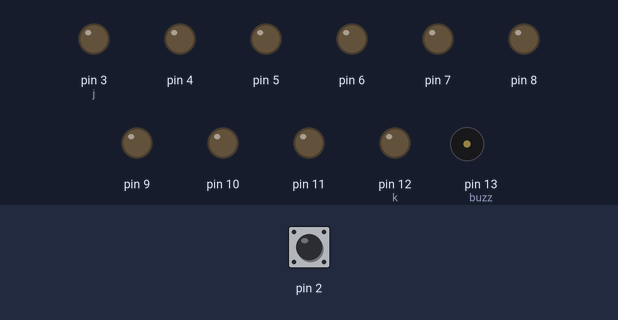
Bench run of a sketch on a simulated Arduino Uno, built with avr-gcc and run on an emulated ATmega328P. Parts: output pins drawn as LEDs (lit = HIGH), buzzer (waves = sounding). Dashed ring = blinking. The test bench sets the inputs (shaded band); at power-on: pin 2 LOW.

Above: at 1.2 s.
1.3 s: pin 2 driven HIGH
At 1.36 s:
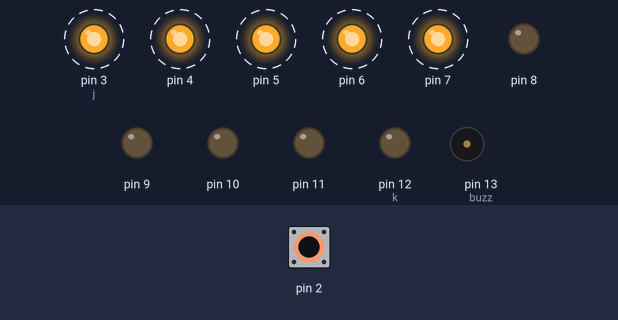
At 1.71 s:
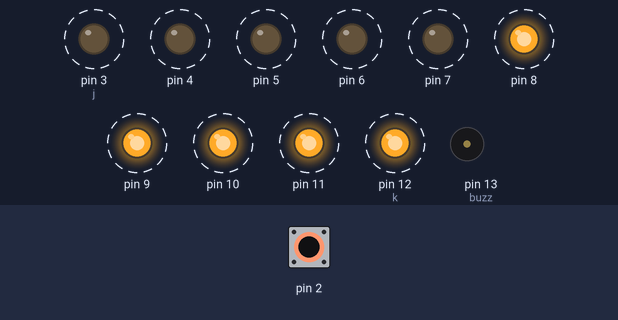
4.3 s: pin 2 pulsed LOW 2 times (0.12 s each, 0.3 s apart)
At 5.43 s:
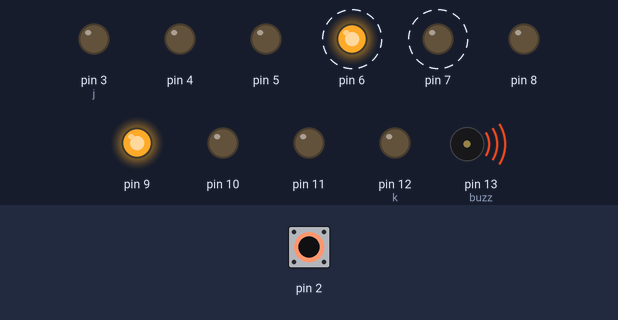
7.3 s: pin 2 pulsed LOW 5 times (0.12 s each, 0.3 s apart)
Timing chart, 0 to 20.1 s (numbered marks = the images above; inputs shaded):
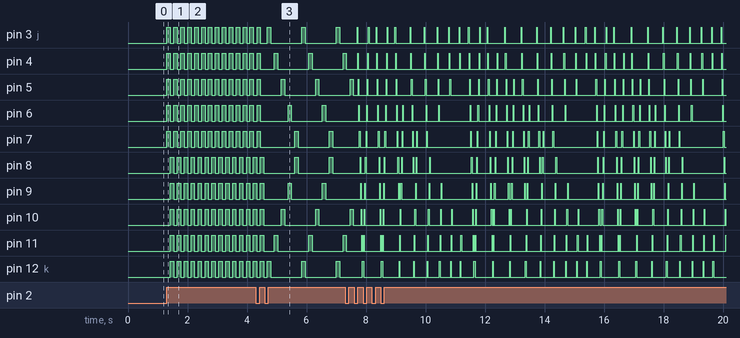

The sketch:

bp2_10.ino
```cpp
 boolean lastbutton=LOW;
boolean currentbutton=LOW;
int input=0;
int buzz=13;
int j=3;
int k=12;
void setup() {
for(int i=3;i<=12;i++)
pinMode(i,OUTPUT);
pinMode(2,INPUT);
}
boolean debounce(boolean last){
  boolean current=digitalRead(2);
  if(last!=current)
  {
    delay(5);
    current=digitalRead(2);
    }
  return current;
  }
void loop() {
  for(int i=3;i<=12;i++)
  digitalWrite(i,LOW);
  currentbutton=debounce(lastbutton);
  if(lastbutton==LOW && currentbutton==HIGH)
  {
  input++;
  }
  lastbutton=currentbutton;
  settone(input);
}

void settone(int input)
{

if(input==1)
one();
else if(input==2)
oneA();
else if(input==3)
two();
else if(input==4)
twoA();
else if(input==5)
three();
else if(input==6)
threeA();
else if(input==7)
four();
}

void one() {

  for(int hz = 440; hz < 1000; hz+=25){
    tone(buzz, hz, 50);
    delay(5);
    for(int i=3;i<=7;i++)
    digitalWrite(i,HIGH);
  }

  for(int hz = 1000; hz > 440; hz-=25){
    tone(buzz, hz, 50);
    delay(5);
    for(int i=3;i<=7;i++)
    {
      digitalWrite(i,LOW);
      digitalWrite(i+5,HIGH);
      }
  }
  }

void oneA() {


  for(int hz = 440; hz < 1000; hz+=25){
    tone(buzz, hz, 50);
    delay(5);
  }
  if(j>=3){
    digitalWrite(j,HIGH);
    j=j+1;
    digitalWrite(k,HIGH);
    k=k-1;
    if(j==8)
    j=3;
    if(k==7)
    k=12;
    }

  for(int hz = 1000; hz > 440; hz-=25){
    tone(buzz, hz, 50);
    delay(5);
  }
  }
void two() {

  for(int hz = 440; hz < 1000; hz+=25){
    tone(buzz, hz, 50);
    delay(5);
  }
     loopF(3,12,20);
     loopR(12,3,20);

  for(int hz = 1000; hz > 440; hz-=25){
    tone(buzz, hz, 50);
    delay(5);
  }
  }
void twoA() {

  for(int hz = 440; hz < 1000; hz+=25){
    tone(buzz, hz, 50);
    delay(5);
  }
     loopF(3,k,20);
     loopR(12,j,20);
     k--;
     if(k==3)
     k=12;
     j++;
     if(j==12)
     j=3;
  for(int hz = 1000; hz > 440; hz-=25){
    tone(buzz, hz, 50);
    delay(5);
  }
  }
  void three() {
  tone(buzz,440,200);
    delay(300);
  for(int i=3;i<=6;i++)
  digitalWrite(i,HIGH);
  noTone(buzz);
  tone(buzz,494,500);
  delay(300);
  for(int i=3;i<=6;i++){
  digitalWrite(i,LOW);
  digitalWrite(i+6,HIGH);
  }
  noTone(buzz);
  tone(buzz,523,300);
   delay(200);
  digitalWrite(7,HIGH);
  delay(50);
  digitalWrite(8,HIGH);
  delay(50);
  noTone(buzz);
}
  void threeA() {
  tone(buzz,440,200);
    delay(100);
    loopF(5,10,20);
    loopR(10,5,20);
  noTone(buzz);
  for(int i=3;i<=4;i++){
  digitalWrite(i,HIGH);
  digitalWrite(i+8,HIGH);}
  tone(buzz,494,500);
  delay(300);
  noTone(buzz);
  for(int i=3;i<=4;i++){
  digitalWrite(i,LOW);
  digitalWrite(i+8,LOW);
  }
  tone(buzz,523,300);
   delay(300);
  noTone(buzz);
}
void four() {
for(int i=3;i<=11;i+=2)
digitalWrite(i,HIGH);
  for(int hz = 440; hz < 1000; hz++){
    tone(buzz, hz, 50);
    delay(5);
  }
for(int i=3;i<=11;i+=2)
digitalWrite(i,LOW);
 for(int i=4;i<=12;i+=2)
digitalWrite(i,HIGH);
  for(int hz = 1000; hz > 440; hz--){
    tone(buzz, hz, 50);
    delay(5);
    }
  }

    void loopF(int spin,int epin,int dela){
    for(int i=spin;i<=epin;i++){
    digitalWrite(i,HIGH);
    delay(dela);
    low();
    if(spin==epin){
    spin=3;
    epin=12;}
    }}
  void loopR(int epin,int spin,int dela){
    for(int i=epin;i>=spin;i--){
    digitalWrite(i,HIGH);
    delay(dela);
    low();
    if(spin==epin){
    spin=3;
    epin=12;}
    }}
  void low(){
   for(int i=3;i<=12;i++)
  digitalWrite(i,LOW);
  }
```

Measured:
- after the input at 1.3 s, pin 3 (j), pin 4–7: alternates HIGH for 0.12 s and LOW for 0.12 s, starting at once; pin 8–11, pin 12 (k): alternates HIGH for 0.11 s and LOW for 0.12 s, starting after 0.13 s
- after the input at 4.3 s, pin 6: alternates HIGH for 0.12 s and LOW for 1.0 s, starting after 1.1 s; pin 7: alternates HIGH for 0.12 s and LOW for 1.0 s, starting after 1.3 s; tone on pin 13 (buzz): silent → 450 Hz at once
